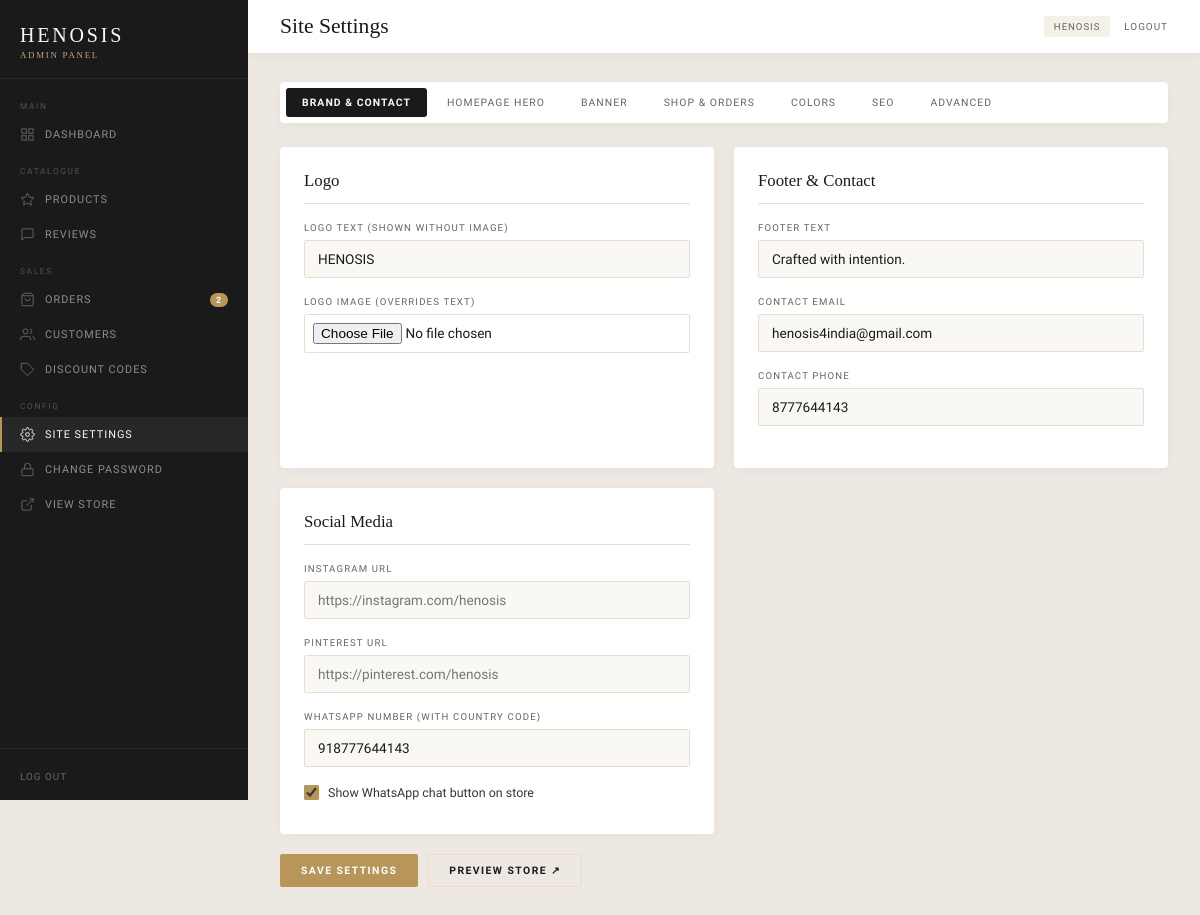
Before: /henosis-admin/settings (signed in) with the older database file.
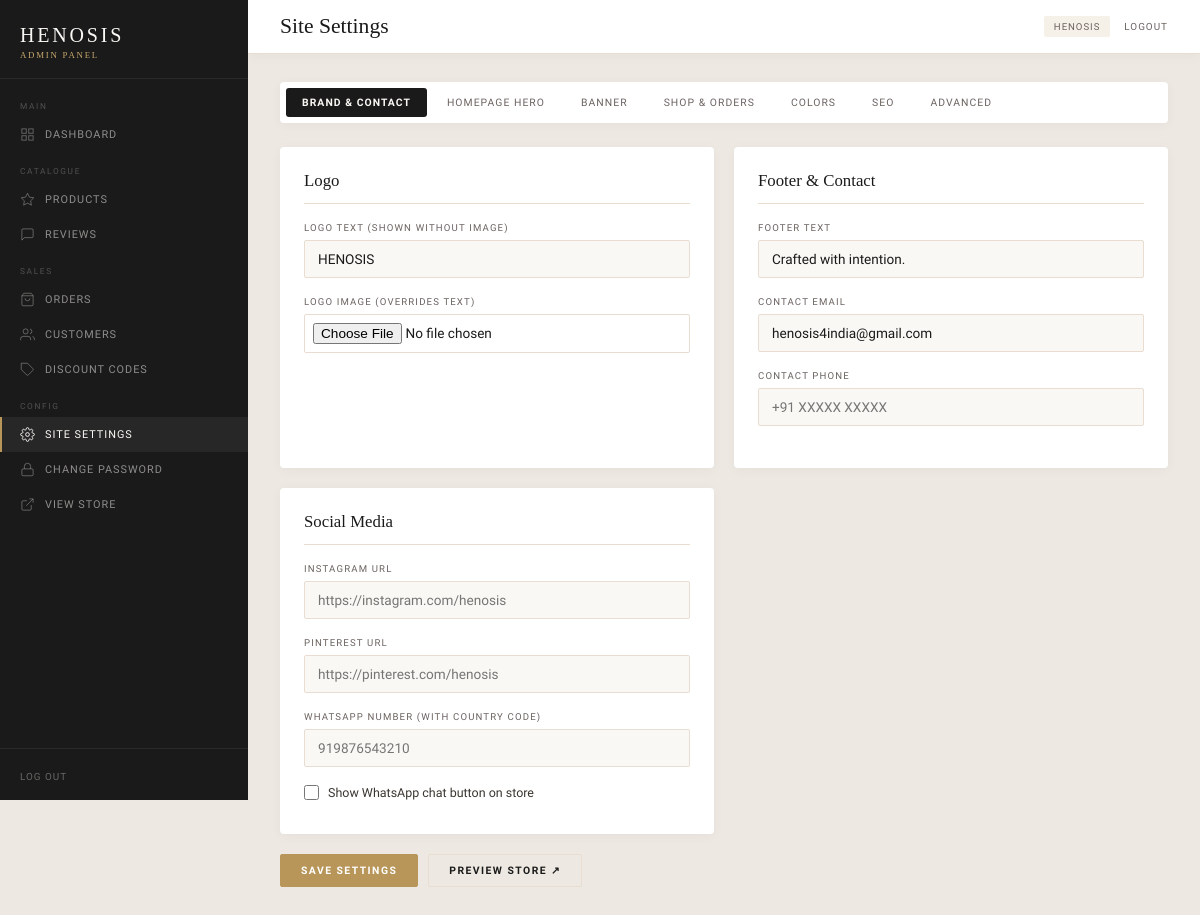
After: the same page with the newer database file.
### tables this page shows
CREATE TABLE settings (key TEXT PRIMARY KEY, value TEXT);

### app.py (the view, shortened to what this page needs)
@app.route('/henosis-admin/settings', methods=['GET','POST'])
@admin_required
def admin_settings():
    s = db.get_settings()
    return render_template('admin/settings.html', settings=s,
                           active_tab=request.args.get('tab','brand'))

### app.py (called while the page is built)
def admin_required(f):
    @wraps(f)
    def d(*a, **kw):
        if not session.get('admin_logged_in'):
            return redirect(url_for('admin_login'))
        return f(*a, **kw)
    return d

@app.context_processor
def inject_globals():
    return {'get_reviews': db.get_all_reviews, 'get_orders': db.get_all_orders}

@app.before_request
def maintenance_gate():
    skip = ('/henosis-admin', '/img/', '/pimg/', '/static/', '/api/discount')
    if any(request.path.startswith(s) for s in skip):
        return
    if not session.get('admin_logged_in'):
        s = db.get_settings()
        if s.get('maintenance_mode') == 'true':
            return render_template('maintenance.html', settings=s), 503

### db.py (called while the page is built)
def get_conn():
    if USE_PG:
        import psycopg2
        conn = psycopg2.connect(DATABASE_URL)
        conn.autocommit = False
        return conn
    path = os.path.join(os.path.dirname(__file__), 'data', 'henosis.db')
    os.makedirs(os.path.dirname(path), exist_ok=True)
    conn = sqlite3.connect(path)
    conn.row_factory = sqlite3.Row
    conn.execute('PRAGMA journal_mode=WAL')
    return conn

### templates/admin/settings.html (shortened to what this page needs)
{% extends "admin/base.html" %}
{% block page_title %}Site Settings{% endblock %}
{% block content %}
{% set tabs = [('brand','Brand & Contact'),('hero','Homepage Hero'),('banner','Banner'),('shop','Shop & Orders'),('colors','Colors'),('seo','SEO'),('advanced','Advanced')] %}
<div style="display:flex;gap:4px;margin-bottom:24px;background:var(--white);padding:6px;border-radius:4px;box-shadow:0 2px 12px rgba(14,14,14,.04);flex-wrap:wrap;">
  {% for tid,tlabel in tabs %}
  <a href="{{ url_for('admin_settings',tab=tid) }}"
     style="padding:8px 16px;font-size:.65rem;letter-spacing:.1em;text-transform:uppercase;border-radius:3px;
     transition:all .2s;font-family:var(--font-body);font-weight:{% if active_tab==tid %}600{% else %}400{% endif %};
     background:{% if active_tab==tid %}var(--charcoal){% else %}transparent{% endif %};
     color:{% if active_tab==tid %}var(--ivory){% else %}var(--gray-mid){% endif %};">{{ tlabel }}</a>
  {% endfor %}
</div>
<form method="POST" enctype="multipart/form-data" action="{{ url_for('admin_settings') }}">
  {% if active_tab == 'brand' %}
  <div style="display:grid;grid-template-columns:1fr 1fr;gap:20px;">
    <div class="card">
      <div class="card-title">Logo</div>
      <div class="form-group">
        <label>Logo Text (shown without image)</label>
        <input type="text" name="logo_text" value="{{ settings.get('logo_text','HENOSIS') }}"/>
      </div>
      <div class="form-group">
        <label>Logo Image (overrides text)</label>
        <input type="file" name="logo_image" accept="image/*" style="padding:8px;background:var(--white);"/>
      </div>
    </div>
    <div class="card">
      <div class="card-title">Footer & Contact</div>
      <div class="form-group"><label>Footer Text</label>
        <input name="footer_text" value="{{ settings.get('footer_text','') }}"/>
      </div>
      <div class="form-group"><label>Contact Email</label>
        <input type="email" name="contact_email" value="{{ settings.get('contact_email','') }}"/>
      </div>
      <div class="form-group"><label>Contact Phone</label>
        <input name="contact_phone" value="{{ settings.get('contact_phone','') }}" placeholder="+91 XXXXX XXXXX"/>
      </div>
    </div>
    <div class="card">
      <div class="card-title">Social Media</div>
      <div class="form-group"><label>Instagram URL</label>
        <input name="instagram_url" value="{{ settings.get('instagram_url','') }}" placeholder="https://instagram.com/henosis"/>
      </div>
      <div class="form-group"><label>Pinterest URL</label>
        <input name="pinterest_url" value="{{ settings.get('pinterest_url','') }}" placeholder="https://pinterest.com/henosis"/>
      </div>
      <div class="form-group"><label>WhatsApp Number (with country code)</label>
        <input name="whatsapp_number" value="{{ settings.get('whatsapp_number','') }}" placeholder="919876543210"/>
      </div>
      <label class="form-check">
        <input type="checkbox" name="whatsapp_chat" {% if settings.get('whatsapp_chat')=='true' %}checked{% endif %}/>
        <span>Show WhatsApp chat button on store</span>
      </label>
    </div>
  </div>
  {% endif %}
  <div style="margin-top:20px;display:flex;gap:10px;align-items:center;">
    <button type="submit" class="btn btn-gold">Save Settings</button>
    <a href="{{ url_for('index') }}" target="_blank" class="btn btn-outline">Preview Store ↗</a>
  </div>
</form>
{% endblock %}

### templates/admin/base.html (shortened to what the changed rows need)
<!DOCTYPE html>
<html lang="en">
<head>
</head>
<body>
  <aside class="sidebar" id="sidebar">
    <nav class="sidebar-nav">
        {% set pending_reviews = get_reviews()|selectattr('approved','eq','false')|list|length %}
      <a href="{{ url_for('admin_orders') }}" class="sidebar-link {% if 'order' in request.endpoint %}active{% endif %}">
        <svg viewBox="0 0 24 24" fill="none" stroke="currentColor" stroke-width="1.5"><path d="M6 2L3 6v14a2 2 0 002 2h14a2 2 0 002-2V6l-3-4z"/><line x1="3" y1="6" x2="21" y2="6"/><path d="M16 10a4 4 0 01-8 0"/></svg>
        Orders
        {% set pending_orders = get_orders()|selectattr('status','eq','Pending')|list|length %}
        {% if pending_orders > 0 %}<span class="sidebar-badge">{{ pending_orders }}</span>{% endif %}
      </a>
    </nav>
  </aside>
  <div class="admin-main">
    <div class="admin-topbar">
      <div class="topbar-left">
        <h1>{% block page_title %}Dashboard{% endblock %}</h1>
      </div>
    </div>
    <div class="admin-content">
      {% block content %}{% endblock %}
    </div>
  </div>
</body>
</html>

Changed rows visible on the page:
no longer on this page (row edited): settings: contact_phone "8777644143"
no longer on this page (row edited): settings: whatsapp_number "918777644143"
changed settings (number 4 of 4 on the later page): value "☑" → "☐"
Other visible differences:
{{ pending_orders }}: "2" → (not shown)
